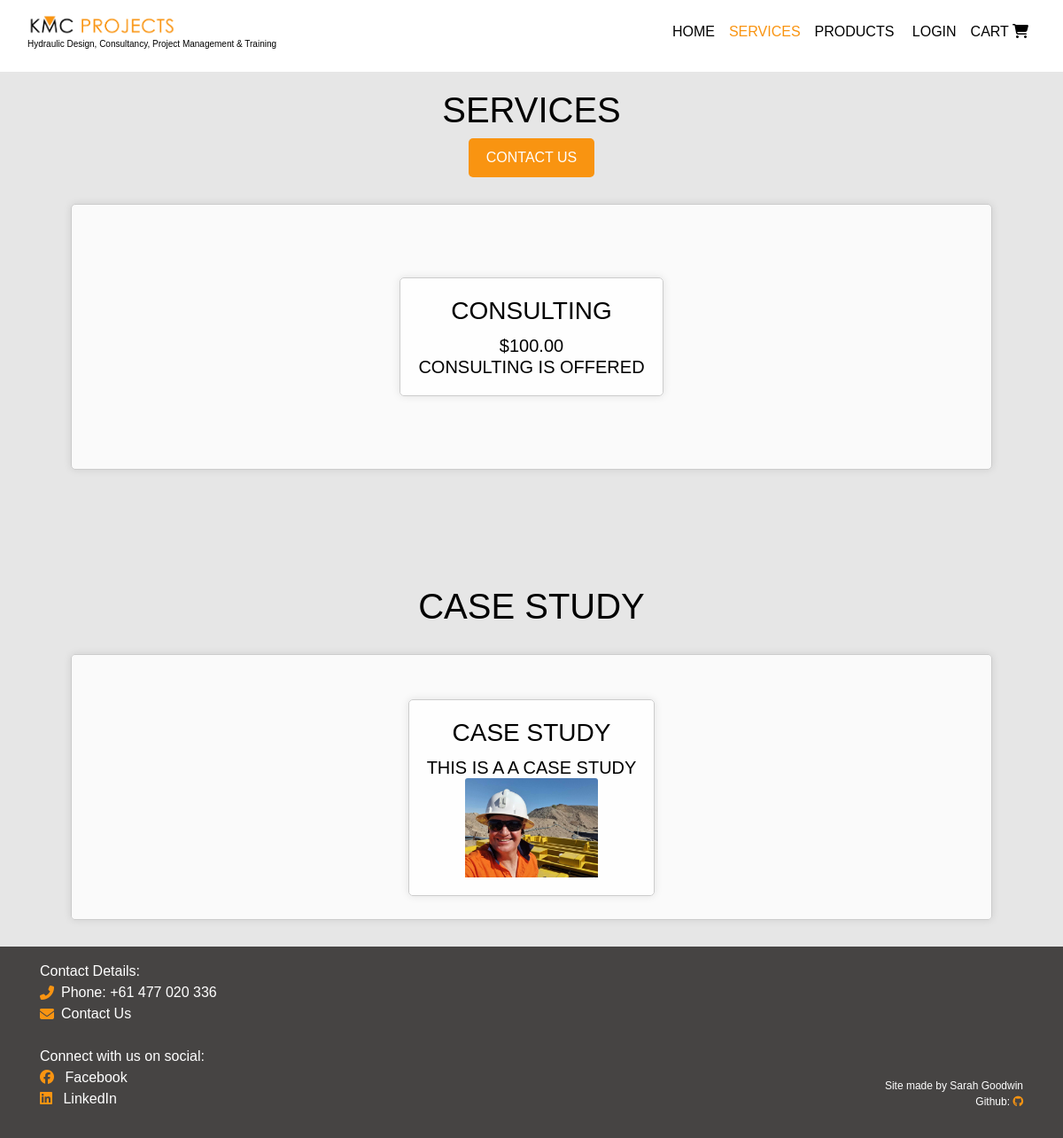
/services/, run on an earlier commit of the app's database.
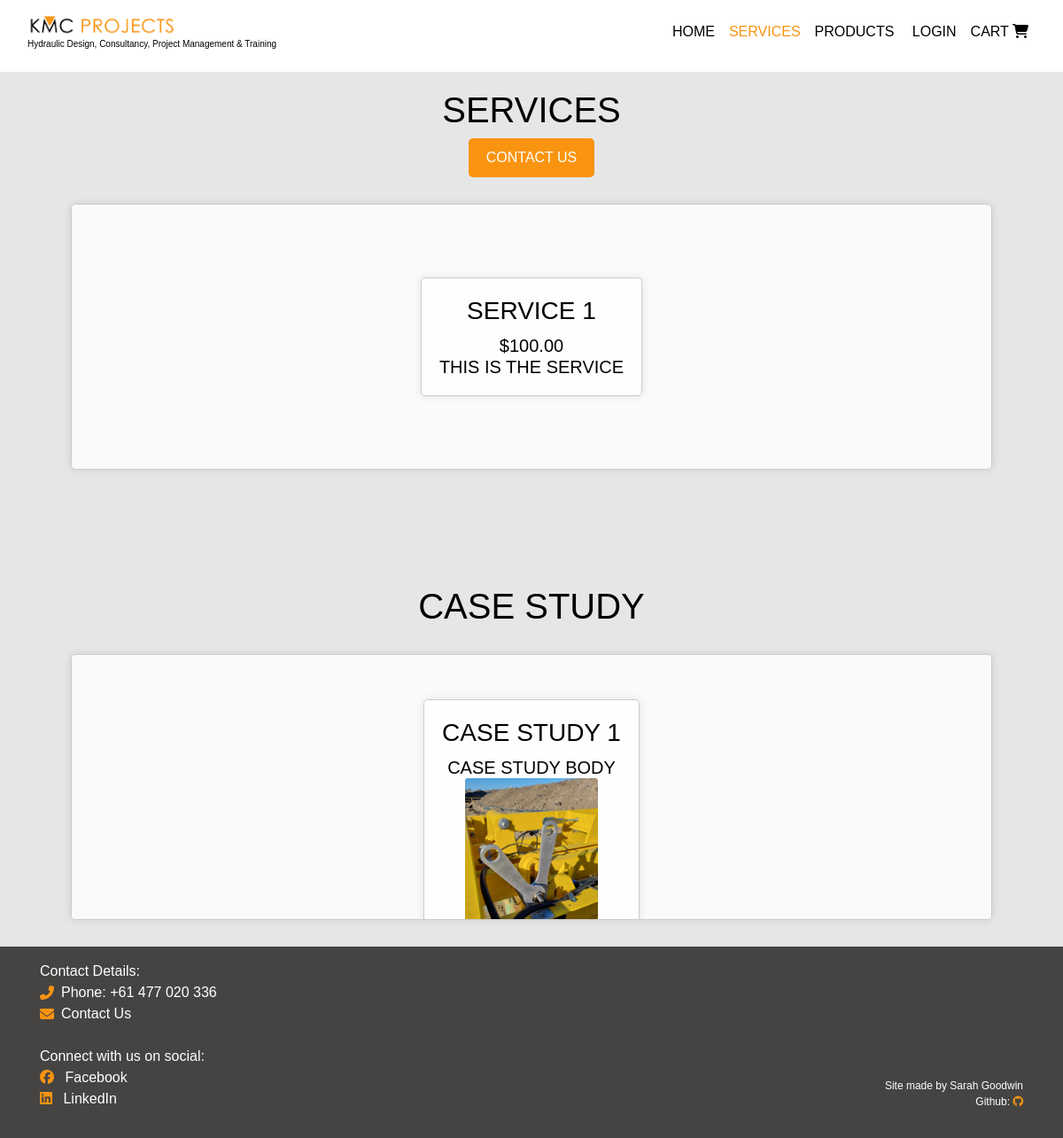
And on a later commit of the database.
### services/models.py (models this page shows, shortened)
class Services(models.Model):
    name = models.CharField(max_length=100)
    sku = models.CharField(max_length=254, null=True, blank=True, unique=True)
    description = models.TextField(max_length=250)
    price = models.DecimalField(max_digits=6, decimal_places=2)
    created_on = models.DateTimeField(auto_now_add=True)
    updated_on = models.BooleanField(default=False)

class CaseStudy(models.Model):
    title = models.CharField(max_length=100)
    sku = models.CharField(max_length=254, null=True, unique=True)
    body = models.TextField()
    image = models.ImageField(null=True, blank=True)
    created_on = models.DateTimeField(auto_now_add=True)
    updated_on = models.BooleanField(default=False)

### services/views.py (the view)
# urls.py: path('', views.ServiceList, name='services'),
def ServiceList(request):
    services = Services.objects.all()
    casestudies = CaseStudy.objects.all()
    return render(request, 'services/services.html', {'services': services, 'casestudies': casestudies})

### services/templates/services/services.html (shortened to what this page needs)
{% extends "base.html" %}
{% load static %}
{% block content %}
<div class="content-wrapper">
    <h1 class="about-heading">Services</h1>
    <a href="{% url 'contact' %}" class="contact-button">Contact Us</a>
    <div class="homepage-box">
        <div class="service-text">
            <h1 class="homepage-text">
                {% for service in services %}
                    <div class="services-box">
                        <div class="services-list">
                            <div class="services-details">
                                <h3 class="product-name">{{ service.name }}</h3>
                                <p class="lead mb-0">${{ service.price }}</p>
                                <p class="lead mb-0">{{ service.description }}</p>
                            </div>
                        </div>
                    </div>
                {% endfor %}
            </div>
        </div>
    </div>
<div class="content-wrapper">
    <h1 class="about-heading">Case Study</h1>
    {% for casestudy in casestudies %}
    <div class="homepage-box">
        <div class="service-text">
            <h1 class="homepage-text">
                <div class="services-box">
                    <div class="services-list">
                        <div class="services-details">
                            <h3 class="product-name">{{ casestudy.title }}</h3>
                            <p class="lead mb-0">{{ casestudy.body }}</p>
                            {% if casestudy.image %}
                            <a href="">
                                <img class="card-img-top img-fluid item-img" src="{{ casestudy.image.url }}" alt="{{ casestudy.title }}">
                            </a>
                            {% else %}
                            <a href="">
                                <img class="card-img-top img-fluid" src="" alt="{{ casestudy.title }}">
                            </a>
                            {% endif %}
                        </div>
                    </div>
                </div>
            </div>
        </div>
    {% endfor %}
</div>
{% endblock %}

What changed in the data, as far as the page shows it:
removed Services: name "CONSULTING", price "100.00", description "CONSULTING IS OFFERED"
added Services: name "SERVICE 1", price "100.00", description "THIS IS THE SERVICE"
changed CaseStudy: title "CASE STUDY" → "CASE STUDY 1"; body "THIS IS A A CASE STUDY" → "CASE STUDY BODY"; image: a different picture
